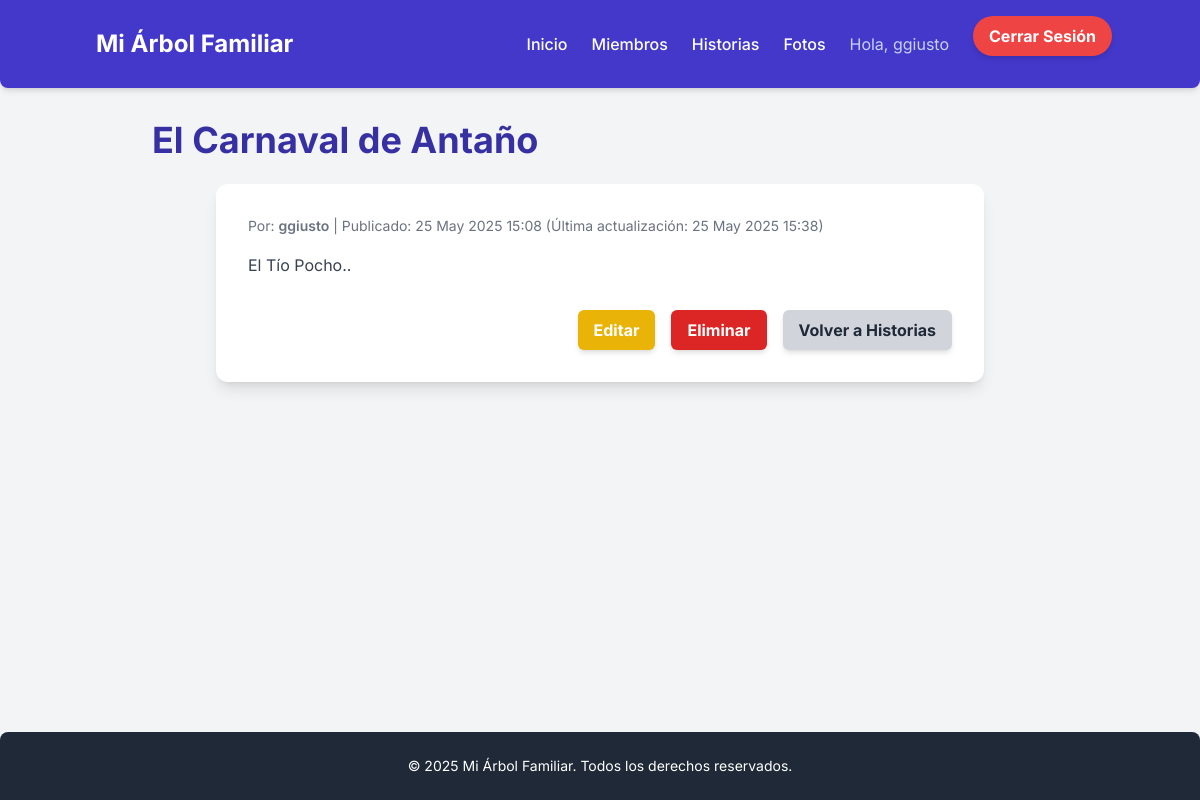
The app's page /stories/2/ (signed in) with its own data.
### family_stories/models.py (models this page shows, shortened)
class FamilyStory(models.Model):
    title = models.CharField(max_length=200, verbose_name="Título")
    content = models.TextField(verbose_name="Contenido de la Historia")
    author = models.ForeignKey(User, on_delete=models.CASCADE, verbose_name="Autor") # Relación con el usuario
    created_at = models.DateTimeField(auto_now_add=True, verbose_name="Fecha de Creación")
    updated_at = models.DateTimeField(auto_now=True, verbose_name="Última Actualización")
    class Meta:
        verbose_name = "Historia Familiar"
        verbose_name_plural = "Historias Familiares"
        ordering = ['-created_at'] # Ordena por fecha de creación descendente

### family_stories/views.py (the view)
# urls.py: path('<int:pk>/', views.story_detail, name='story_detail'),
@login_required
def story_detail(request, pk):
    story = get_object_or_404(FamilyStory, pk=pk)
    context = {'story': story, 'title': f'Historia: {story.title}'}
    return render(request, 'family_stories/story_detail.html', context)

### family_stories/templates/family_stories/story_detail.html (shortened to what this page needs)
{% extends 'base.html' %}
{% block page_title %}{{ story.title }}{% endblock %}
{% block content %}
    <div class="bg-white p-8 rounded-xl shadow-lg max-w-3xl mx-auto">
        <p class="text-sm text-gray-500 mb-4">
            Por: <span class="font-semibold">{{ story.author.username }}</span> | Publicado: {{ story.created_at|date:"d M Y H:i" }}
            {% if story.created_at != story.updated_at %}
                (Última actualización: {{ story.updated_at|date:"d M Y H:i" }})
            {% endif %}
        </p>
        <div class="prose max-w-none text-gray-700 leading-relaxed mb-8">
            {{ story.content|linebreaksbr }}
        </div>
        <div class="flex justify-end space-x-4 mt-8">
            {% if user == story.author or user.is_superuser %}
                <a href="{% url 'story_update' pk=story.pk %}" class="bg-yellow-500 hover:bg-yellow-600 text-white font-bold py-2 px-4 rounded-md shadow-md transition duration-300">
                    Editar
                </a>
                <a href="{% url 'story_delete' pk=story.pk %}" class="bg-red-600 hover:bg-red-700 text-white font-bold py-2 px-4 rounded-md shadow-md transition duration-300">
                    Eliminar
                </a>
            {% endif %}
            <a href="{% url 'story_list' %}" class="bg-gray-300 hover:bg-gray-400 text-gray-800 font-bold py-2 px-4 rounded-md shadow-md transition duration-300">
                Volver a Historias
            </a>
        </div>
    </div>
{% endblock %}

### templates/base.html (shortened to what this page needs)
<html lang="es">
<head>
    <script src="https://cdn.tailwindcss.com"></script>
</head>
<body class="font-sans bg-gray-100 text-gray-800 antialiased min-h-screen flex flex-col">
    <header class="bg-indigo-700 text-white shadow-md py-4 px-6 md:px-10 lg:px-16 rounded-b-lg">
        <nav class="container mx-auto flex justify-between items-center">
            <a href="{% url 'home' %}" class="text-2xl font-bold rounded-md p-2 hover:bg-indigo-600 transition duration-300">
                Mi Árbol Familiar
            </a>
            <div class="flex items-center space-x-6">
                <a href="{% url 'home' %}" class="font-medium hover:text-indigo-200 transition duration-300">Inicio</a>
                <a href="{% url 'member_list' %}" class="font-medium hover:text-indigo-200 transition duration-300">Miembros</a>
                <a href="{% url 'story_list' %}" class="font-medium hover:text-indigo-200 transition duration-300">Historias</a>
                <a href="{% url 'photo_list' %}" class="font-medium hover:text-indigo-200 transition duration-300">Fotos</a>
                {% if user.is_authenticated %}
                    <span class="text-indigo-200">Hola, {{ user.username }}</span>
                    <form action="{% url 'logout' %}" method="post" class="inline">
                        <button type="submit" class="bg-red-500 hover:bg-red-600 text-white font-bold py-2 px-4 rounded-full shadow-md transition duration-300">
                            Cerrar Sesión
                        </button>
                    </form>
                {% endif %}
            </div>
        </nav>
    </header>
    <main class="flex-grow container mx-auto px-6 md:px-10 lg:px-16 py-8">
        <h1 class="text-3xl md:text-4xl font-bold text-indigo-800 mb-6">{% block page_title %}{% endblock %}</h1>
        {% block content %}
        {% endblock %}
    </main>
    <footer class="bg-gray-800 text-white py-6 px-6 md:px-10 lg:px-16 mt-auto rounded-t-lg">
        <div class="container mx-auto text-center text-sm">
            <p>&copy; 2025 Mi Árbol Familiar. Todos los derechos reservados.</p>
        </div>
    </footer>
</body>
</html>

### records on screen
FamilyStory: title "El Carnaval de Antaño", author.username "ggiusto", created_at "25 May 2025 15:08", updated_at "25 May 2025 15:38", content "El Tío Pocho.."

### other values on screen
{{ user.username }} "ggiusto"
